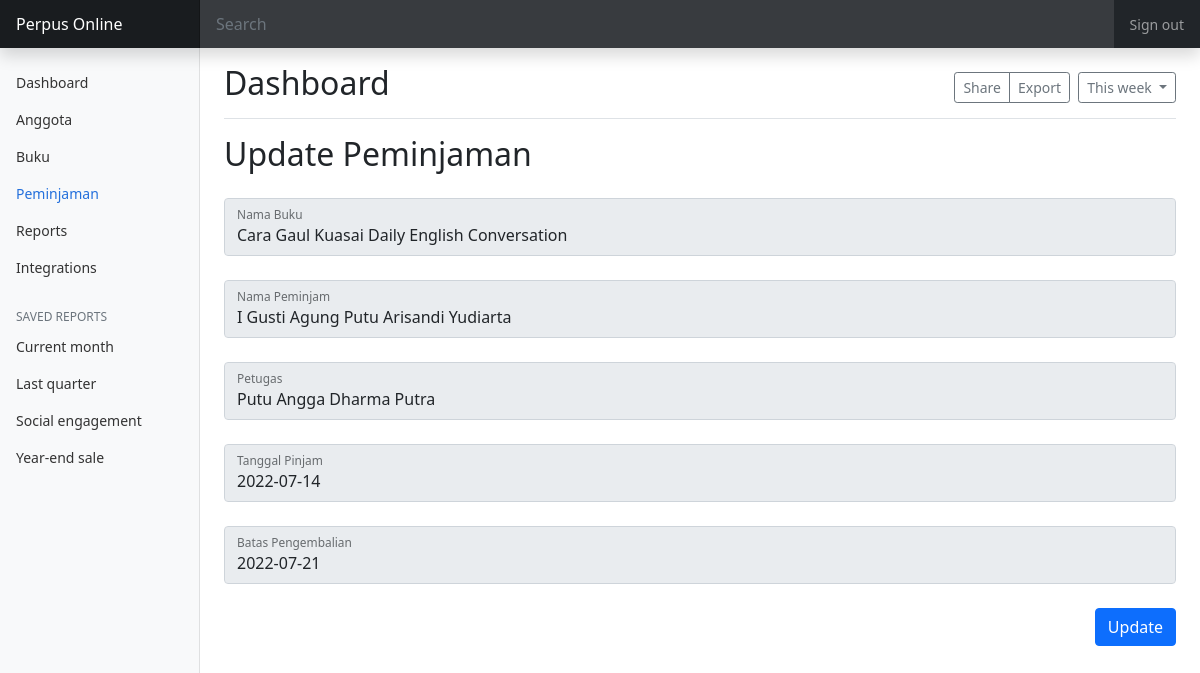
Screenshot of /assets/functions/peminjaman/update_peminjaman.php?id=1 (signed in) with the database file from the repository.
### tables this page shows
CREATE TABLE IF NOT EXISTS `peminjaman` (
  `id_peminjaman` int(11) NOT NULL AUTO_INCREMENT,
  `id_buku` int(11) NOT NULL,
  `id_anggota` int(11) NOT NULL,
  `petugas` varchar(50) DEFAULT NULL,
  `tanggal_pinjam` date DEFAULT NULL,
  `batas_pengembalian` date DEFAULT NULL,
  `status_peminjaman` varchar(50) DEFAULT NULL,
  PRIMARY KEY (`id_peminjaman`) USING BTREE
);

CREATE TABLE IF NOT EXISTS `buku` (
  `id_buku` int(11) NOT NULL AUTO_INCREMENT,
  `nama_buku` varchar(50) DEFAULT NULL,
  `jenis_buku` varchar(50) DEFAULT NULL,
  `tahun_terbit` int(11) DEFAULT NULL,
  `pengarang` varchar(50) DEFAULT NULL,
  `penerbit` varchar(50) DEFAULT NULL,
  `status` varchar(50) DEFAULT NULL,
  PRIMARY KEY (`id_buku`)
);

CREATE TABLE IF NOT EXISTS `anggota` (
  `id_anggota` int(11) NOT NULL AUTO_INCREMENT,
  `nama_anggota` varchar(50) DEFAULT NULL,
  `alamat_anggota` varchar(50) DEFAULT NULL,
  `jenis_kelamin` varchar(50) DEFAULT NULL,
  `agama` varchar(50) DEFAULT NULL,
  `no_telp` varchar(50) DEFAULT NULL,
  PRIMARY KEY (`id_anggota`)
);

### assets/functions/peminjaman/update_peminjaman.php (the view, shortened to what this page needs)
<!doctype html>
<html lang="en">
  <head>
    <link href="https://cdn.jsdelivr.net/npm/bootstrap@5.1.3/dist/css/bootstrap.min.css" rel="stylesheet">
    <link href="../../css/dashboard.css" rel="stylesheet">
  </head>
  <body>
  <?php
    require_once "../connection.php";
  ?>
<header class="navbar navbar-dark sticky-top bg-dark flex-md-nowrap p-0 shadow">
  <a class="navbar-brand col-md-3 col-lg-2 me-0 px-3" href="../../../dashboard.php">Perpus Online</a>
  <input class="form-control form-control-dark w-100" type="text" placeholder="Search" aria-label="Search">
  <div class="navbar-nav">
    <div class="nav-item text-nowrap">
      <a class="nav-link px-3" href="../logout.php">Sign out</a>
    </div>
  </div>
</header>
<div class="container-fluid">
  <div class="row">
    <nav id="sidebarMenu" class="col-md-3 col-lg-2 d-md-block bg-light sidebar collapse">
      <div class="position-sticky pt-3">
        <ul class="nav flex-column">
          <li class="nav-item">
            <a class="nav-link" aria-current="page" href="../../../dashboard.php">
              Dashboard
            </a>
          </li>
          <li class="nav-item">
            <a class="nav-link" href="anggota.php">
              Anggota
            </a>
          </li>
          <li class="nav-item">
            <a class="nav-link" href="../../../buku.php">
              Buku
            </a>
          </li>
          <li class="nav-item">
            <a class="nav-link active" href="../../../peminjaman.php">
              Peminjaman
            </a>
          </li>
          <li class="nav-item">
            <a class="nav-link" href="#">
              Reports
            </a>
          </li>
          <li class="nav-item">
            <a class="nav-link" href="#">
              Integrations
            </a>
          </li>
        </ul>
        <h6 class="sidebar-heading d-flex justify-content-between align-items-center px-3 mt-4 mb-1 text-muted">
          <span>Saved reports</span>
        </h6>
        <ul class="nav flex-column mb-2">
          <li class="nav-item">
            <a class="nav-link" href="#">
              Current month
            </a>
          </li>
          <li class="nav-item">
            <a class="nav-link" href="#">
              Last quarter
            </a>
          </li>
          <li class="nav-item">
            <a class="nav-link" href="#">
              Social engagement
            </a>
          </li>
          <li class="nav-item">
            <a class="nav-link" href="#">
              Year-end sale
            </a>
          </li>
        </ul>
      </div>
    </nav>
    <main class="col-md-9 ms-sm-auto col-lg-10 px-md-4">
      <div class="d-flex justify-content-between flex-wrap flex-md-nowrap align-items-center pt-3 pb-2 mb-3 border-bottom">
        <h1 class="h2">Dashboard</h1>
        <div class="btn-toolbar mb-2 mb-md-0">
          <div class="btn-group me-2">
            <button type="button" class="btn btn-sm btn-outline-secondary">Share</button>
            <button type="button" class="btn btn-sm btn-outline-secondary">Export</button>
          </div>
          <button type="button" class="btn btn-sm btn-outline-secondary dropdown-toggle">
            This week
          </button>
        </div>
      </div>
      <?php
        $id_peminjaman = $_GET['id'];
        $sql = "SELECT * FROM peminjaman JOIN buku USING (id_buku) JOIN anggota USING (id_anggota) WHERE id_peminjaman = '$id_peminjaman'";
        $result = $conn->query($sql);
        if($result->num_rows>0){
            while($row = $result->fetch_assoc()){
      ?>
      <h2>Update Peminjaman</h2>
    <form action="set_status.php" method="POST">
     <div class="form-floating mt-4">
        <label for="floatingInput">Id Peminjaman</label>
     </div>
     <div class="form-floating mt-4">
        <label for="floatingInput">Id Buku</label>
     </div>
     <div class="form-floating mt-4">
       <input type="text" class="form-control" id="floatingInput" placeholder="Nama Buku" name="nama_buku" value="<?=$row['nama_buku']?>" required readonly>
        <label for="floatingInput">Nama Buku</label>
     </div>
     <div class="form-floating mt-4">
       <input type="text" class="form-control" id="floatingInput" placeholder="Username" name="id_anggota" value="<?=$row['nama_anggota']?>" required readonly>
        <label for="floatingInput">Nama Peminjam</label>
     </div>
      <div class="form-floating mt-4">
       <input type="text" class="form-control" id="floatingInput" placeholder="Nama Petugas" name="nama_petugas" value="<?=$row['petugas']?>" required readonly>
        <label for="floatingInput">Petugas</label>
     </div>
     <div class="form-floating mt-4">
       <input type="text" class="form-control" id="floatingInput" placeholder="Tanggal Pinjam" name="tanggal_pinjam" value="<?=$row['tanggal_pinjam']?>" required readonly>
        <label for="floatingInput">Tanggal Pinjam</label>
     </div>
     <div class="form-floating mt-4">
       <input type="text" class="form-control" id="floatingInput" placeholder="Batas Pengembalian" name="batas_pengembalian" value="<?=$row['batas_pengembalian']?>" required readonly>
        <label for="floatingInput">Batas Pengembalian</label>
     </div>
     <input type="submit" class="btn btn-primary mt-4 float-end" value="Update">
     <?php }?>
    <?php } ?>
    </main>
  </div>
</div>
  </body>
</html>

### assets/css/dashboard.css (style rules this page uses)
body { font-size: .875rem; }
.sidebar { position: fixed; top: 0; bottom: 0; left: 0; z-index: 100; padding: 48px 0 0; box-shadow: inset -1px 0 0 rgba(0, 0, 0, .1); }
.sidebar .nav-link { font-weight: 500; color: #333; }
.sidebar .nav-link.active { color: #2470dc; }
.sidebar-heading { font-size: .75rem; text-transform: uppercase; }
.navbar-brand { padding-top: .75rem; padding-bottom: .75rem; font-size: 1rem; background-color: rgba(0, 0, 0, .25); box-shadow: inset -1px 0 0 rgba(0, 0, 0, .25); }
.navbar .form-control { padding: .75rem 1rem; border-width: 0; border-radius: 0; }
.form-control-dark { color: #fff; background-color: rgba(255, 255, 255, .1); border-color: rgba(255, 255, 255, .1); }

### rows the page displays
peminjaman: nama_buku "Cara Gaul Kuasai Daily English Conversation", id_anggota "I Gusti Agung Putu Arisandi Yudiarta", nama_petugas "Putu Angga Dharma Putra", tanggal_pinjam "2022-07-14", batas_pengembalian "2022-07-21"
